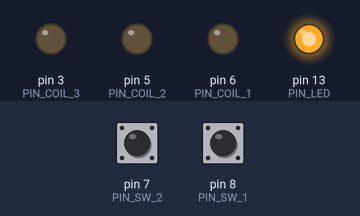
The sketch below on a simulated Arduino Uno, built with avr-gcc and run on an emulated ATmega328P. On the bench: output pins drawn as LEDs (lit = HIGH). The test bench sets the inputs (shaded band); at power-on: pin 7 (PIN_SW_2) HIGH, pin 8 (PIN_SW_1) HIGH.

Above: at 1.2 s.
1.3 s: pin 7 (PIN_SW_2) pulled LOW for 0.15 s
At 1.37 s:
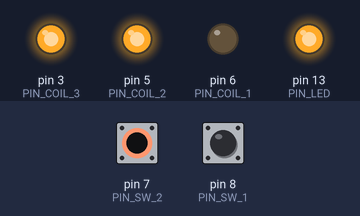
2.9 s: pin 8 (PIN_SW_1) pulled LOW for 0.15 s
At 2.97 s:
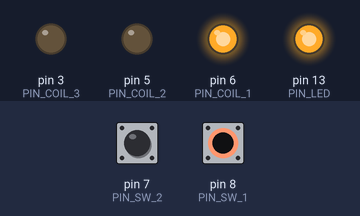
4.5 s: pin 8 (PIN_SW_1) pulled LOW for 3.2 s
At 8.0 s:
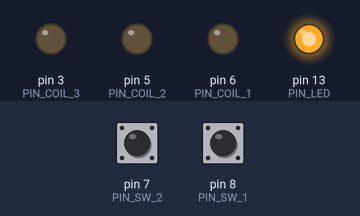
9.2 s: pin 7 (PIN_SW_2) pulled LOW for 3.2 s
At 10.4 s:
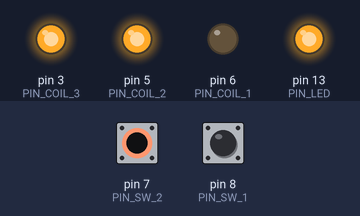
13.9 s: pin 7 (PIN_SW_2) driven LOW and pin 8 (PIN_SW_1) driven LOW
At 15.1 s:
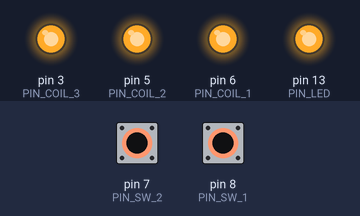
Timing chart, 0 to 16.4 s (numbered marks = the images above; inputs shaded):
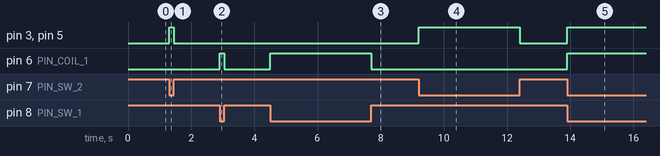

The sketch:

Module_Flipers_V0.ino
```cpp
// EPIC Pinball Machine, Fall 2022
// Module for the Kickers
//
// Controls 3 Coils and their associated Lights
// Demo Version -- Just to see the hardware work.
//
// This version assumes that the coils are fired
// with buttons one and two, and that it is safe
// to leave the coils on for an extended period.

#define PIN_COIL_1 6
#define PIN_COIL_2 5
#define PIN_COIL_3 3

#define PIN_SW_1 8
#define PIN_SW_2 7
#define PIN_SW_3 4

#define PIN_LED 13

char switches[] = {PIN_SW_1, PIN_SW_2, PIN_SW_3};
char coils[] = {PIN_COIL_1, PIN_COIL_2, PIN_COIL_3};
bool led_is_on = false;

void setup() {
  pinMode(PIN_COIL_1, OUTPUT);
  pinMode(PIN_COIL_2, OUTPUT);
  pinMode(PIN_COIL_3, OUTPUT);
  pinMode(PIN_LED, OUTPUT);
  pinMode(PIN_SW_1, INPUT_PULLUP);
  pinMode(PIN_SW_2, INPUT_PULLUP);
  pinMode(PIN_SW_3, INPUT_PULLUP);
  digitalWrite(PIN_COIL_1, LOW);
  digitalWrite(PIN_COIL_2, LOW);
  digitalWrite(PIN_COIL_3, LOW);
  digitalWrite(PIN_LED, HIGH);
}

void led_on() {
  digitalWrite(PIN_LED, LOW);
  led_is_on = true;
}

void led_off() {
  digitalWrite(PIN_LED, HIGH);
  led_is_on = false;
}

// Use set_coil to turn it on or off with a strength arg.
// The strength arg should be between 0 and 255, where 0
// is off, and 255 is full strength.
void set_coil(int icoil, int strength) {
  int pin = coils[icoil];
  if (strength <= 0) {digitalWrite(pin, LOW); return; }
  if (strength >= 255) {digitalWrite(pin, HIGH); return; }
  analogWrite(pin, strength);
}

// Returns true if switch is closed, false otherwise.
bool get_switch(int iswitch) {
  int pin = switches[iswitch];
  if (digitalRead(pin) == LOW) return true;
  return false;
}

void loop() {
  if (get_switch(0)) {
    set_coil(0, 255);
  } else {
    set_coil(0, 0);
  }
  if (get_switch(1)) {
    set_coil(1, 255);
    set_coil(2, 255);
  } else {
    set_coil(1, 0);
    set_coil(2, 0);
  }
}
```

Measured:
- after the input at 1.3 s, pin 3 (PIN_COIL_3), pin 5 (PIN_COIL_2): LOW → HIGH at once, → LOW 0.15 s later
- after the input at 2.9 s, pin 6 (PIN_COIL_1): LOW → HIGH at once, → LOW 0.15 s later
- after the input at 4.5 s, pin 6 (PIN_COIL_1): LOW → HIGH at once, → LOW 3.2 s later
- after the input at 9.2 s, pin 3 (PIN_COIL_3), pin 5 (PIN_COIL_2): LOW → HIGH at once, → LOW 3.2 s later
- after the input at 13.9 s, pin 3 (PIN_COIL_3), pin 5 (PIN_COIL_2), pin 6 (PIN_COIL_1): LOW → HIGH at once
